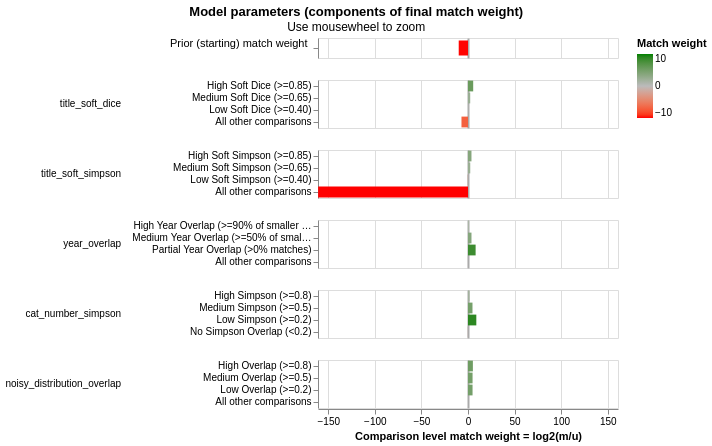

The code cell stored with this chart in its notebook:
### Code cell
linker.visualisations.match_weights_chart()

### Figure 1 — Vega-Lite specification as saved in the notebook (floating-point values rounded to 4 significant figures)
{"config": {"view": {"continuousWidth": 300, "continuousHeight": 300, "discreteHeight": 60, "discreteWidth": 400}, "header": {"title": null}, "mark": {"tooltip": null}, "title": {"anchor": "middle"}}, "vconcat": [{"mark": {"type": "bar", "clip": true, "height": 15}, "encoding": {"color": {"field": "log2_bayes_factor", "scale": {"domain": [-10, 0, 10], "interpolate": "lab", "range": ["red", "#bbbbbb", "green"]}, "title": "Match weight", "type": "quantitative"}, "tooltip": [{"field": "comparison_name", "title": "Comparison name", "type": "nominal"}, {"field": "probability_two_random_records_match", "format": ".4f", "title": "Probability two random records match", "type": "nominal"}, {"field": "log2_bayes_factor", "format": ",.4f", "title": "Equivalent match weight", "type": "quantitative"}, {"field": "bayes_factor_description", "title": "Match weight description", "type": "nominal"}], "x": {"axis": {"domain": false, "gridColor": {"condition": {"test": "abs(datum.value / 10)  <= 1 & datum.value % 10 === 0", "value": "#aaa"}, "value": "#ddd"}, "gridDash": {"condition": {"test": "abs(datum.value / 10) == 1", "value": [3]}, "value": null}, "gridWidth": {"condition": {"test": "abs(datum.value / 10)  <= 1 & datum.value % 10 === 0", "value": 2}, "value": 1}, "labels": false, "ticks": false, "title": ""}, "field": "log2_bayes_factor", "scale": {"domain": [-161, 161]}, "type": "quantitative"}, "y": {"axis": {"title": "Prior (starting) match weight", "titleAlign": "right", "titleAngle": 0, "titleFontWeight": "normal"}, "field": "label_for_charts", "sort": {"field": "comparison_vector_value", "order": "descending"}, "type": "nominal"}}, "height": 20, "transform": [{"filter": "(datum.comparison_name == 'probability_two_random_records_match')"}]}, {"mark": {"type": "bar", "clip": true}, "encoding": {"color": {"field": "log2_bayes_factor", "scale": {"domain": [-10, 0, 10], "interpolate": "lab", "range": ["red", "#bbbbbb", "green"]}, "title": "Match weight", "type": "quantitative"}, "row": {"field": "comparison_name", "header": {"labelAlign": "left", "labelAnchor": "middle", "labelAngle": 0}, "sort": {"field": "comparison_sort_order"}, "type": "nominal"}, "tooltip": [{"field": "comparison_name", "title": "Comparison name", "type": "nominal"}, {"field": "label_for_charts", "title": "Label", "type": "ordinal"}, {"field": "sql_condition", "title": "SQL condition", "type": "nominal"}, {"field": "m_probability", "format": ".10~g", "title": "M probability", "type": "quantitative"}, {"field": "u_probability", "format": ".10~g", "title": "U probability", "type": "quantitative"}, {"field": "bayes_factor", "format": ",.6f", "title": "Bayes factor = m/u", "type": "quantitative"}, {"field": "log2_bayes_factor", "format": ".4~g", "title": "Match weight = log2(m/u)", "type": "quantitative"}, {"field": "bayes_factor_description", "title": "Match weight description", "type": "nominal"}, {"field": "m_probability_description", "title": "m probability description", "type": "nominal"}, {"field": "u_probability_description", "title": "u probability description", "type": "nominal"}], "x": {"axis": {"gridColor": {"condition": {"test": "abs(datum.value / 10)  <= 1 & datum.value % 10 === 0", "value": "#aaa"}, "value": "#ddd"}, "gridDash": {"condition": {"test": "abs(datum.value / 10) == 1", "value": [3]}, "value": null}, "gridWidth": {"condition": {"test": "abs(datum.value / 10)  <= 1 & datum.value % 10 === 0", "value": 2}, "value": 1}, "title": "Comparison level match weight = log2(m/u)"}, "field": "log2_bayes_factor", "scale": {"domain": [-161, 161]}, "type": "quantitative"}, "y": {"axis": {"title": null}, "field": "label_for_charts", "sort": {"field": "comparison_vector_value", "order": "descending"}, "type": "nominal"}}, "height": {"step": 12}, "resolve": {"axis": {"y": "independent"}, "scale": {"y": "independent"}}, "transform": [{"filter": "(datum.comparison_name != 'probability_two_random_records_match')"}]}], "data": {"name": "data-11999f62121df8fb00f53615ccd192bb"}, "params": [{"name": "mouse_zoom", "select": {"type": "interval", "encodings": ["x"]}, "bind": "scales", "views": []}], "resolve": {"axis": {"y": "independent"}, "scale": {"y": "independent"}}, "title": {"text": "Model parameters (components of final match weight)", "subtitle": "Use mousewheel to zoom"}, "$schema": "https://vega.github.io/schema/vega-lite/v5.9.3.json", "datasets": {"data-11999f62121df8fb00f53615ccd192bb": [{"comparison_name": "probability_two_random_records_match", "sql_condition": null, "label_for_charts": "", "m_probability": null, "u_probability": null, "m_probability_description": null, "u_probability_description": null, "has_tf_adjustments": false, "tf_adjustment_column": null, "tf_adjustment_weight": null, "is_null_level": false, "bayes_factor": 0.001001, "log2_bayes_factor": -9.964, "comparison_vector_value": 0, "max_comparison_vector_value": 0, "bayes_factor_description": "The probability that two random records drawn at random match is 0.001 or one in  1,000.0 records.This is equivalent to a starting match weight of -9.964.", "probability_two_random_records_match": 0.001, "comparison_sort_order": -1}, {"comparison_name": "title_soft_dice", "sql_condition": "(\n        list_aggregate(\n            list_transform(categorical_title_l, x -> list_max(list_transform(categorical_title_r, y -> jaro_winkler_similarity(x, y)))),\n            'sum'\n        )\n     + \n        list_aggregate(\n            list_transform(categorical_title_r, y -> list_max(list_transform(categorical_title_l, x -> jaro_winkler_similarity(x, y)))),\n            'sum'\n        )\n    ) / (len(categorical_title_l) + len(categorical_title_r)) >= 0.85", "label_for_charts": "High Soft Dice (>=0.85)", "m_probability": 0.009548, "u_probability": 0.0002002, "m_probability_description": "Amongst matching record comparisons, 0.9548% of records (i.e. one in 105) are in the high soft dice (>=0.85) comparison level", "u_probability_description": "Amongst non-matching record comparisons, 0.02002% of records (i.e. one in 4,996) are in the high soft dice (>=0.85) comparison level", "has_tf_adjustments": false, "tf_adjustment_column": null, "tf_adjustment_weight": 1.0, "is_null_level": false, "bayes_factor": 47.7, "log2_bayes_factor": 5.576, "comparison_vector_value": 3, "max_comparison_vector_value": 3, "bayes_factor_description": "If comparison level is `high soft dice (>=0.85)` then comparison is 47.7 times more likely to be a match", "probability_two_random_records_match": 0.001, "comparison_sort_order": 0}, {"comparison_name": "title_soft_dice", "sql_condition": "(\n        list_aggregate(\n            list_transform(categorical_title_l, x -> list_max(list_transform(categorical_title_r, y -> jaro_winkler_similarity(x, y)))),\n            'sum'\n        )\n     + \n        list_aggregate(\n            list_transform(categorical_title_r, y -> list_max(list_transform(categorical_title_l, x -> jaro_winkler_similarity(x, y)))),\n            'sum'\n        )\n    ) / (len(categorical_title_l) + len(categorical_title_r)) >= 0.65", "label_for_charts": "Medium Soft Dice (>=0.65)", "m_probability": 0.02023, "u_probability": 0.003894, "m_probability_description": "Amongst matching record comparisons, 2.023% of records (i.e. one in 49.44) are in the medium soft dice (>=0.65) comparison level", "u_probability_description": "Amongst non-matching record comparisons, 0.3894% of records (i.e. one in 257) are in the medium soft dice (>=0.65) comparison level", "has_tf_adjustments": false, "tf_adjustment_column": null, "tf_adjustment_weight": 1.0, "is_null_level": false, "bayes_factor": 5.194, "log2_bayes_factor": 2.377, "comparison_vector_value": 2, "max_comparison_vector_value": 3, "bayes_factor_description": "If comparison level is `medium soft dice (>=0.65)` then comparison is 5.194 times more likely to be a match", "probability_two_random_records_match": 0.001, "comparison_sort_order": 0}, {"comparison_name": "title_soft_dice", "sql_condition": "(\n        list_aggregate(\n            list_transform(categorical_title_l, x -> list_max(list_transform(categorical_title_r, y -> jaro_winkler_similarity(x, y)))),\n            'sum'\n        )\n     + \n        list_aggregate(\n            list_transform(categorical_title_r, y -> list_max(list_transform(categorical_title_l, x -> jaro_winkler_similarity(x, y)))),\n            'sum'\n        )\n    ) / (len(categorical_title_l) + len(categorical_title_r)) >= 0.40", "label_for_charts": "Low Soft Dice (>=0.40)", "m_probability": 0.9636, "u_probability": 0.7379, "m_probability_description": "Amongst matching record comparisons, 96.36% of records (i.e. one in 1.038) are in the low soft dice (>=0.40) comparison level", "u_probability_description": "Amongst non-matching record comparisons, 73.79% of records (i.e. one in 1.355) are in the low soft dice (>=0.40) comparison level", "has_tf_adjustments": false, "tf_adjustment_column": null, "tf_adjustment_weight": 1.0, "is_null_level": false, "bayes_factor": 1.306, "log2_bayes_factor": 0.385, "comparison_vector_value": 1, "max_comparison_vector_value": 3, "bayes_factor_description": "If comparison level is `low soft dice (>=0.40)` then comparison is 1.306 times more likely to be a match", "probability_two_random_records_match": 0.001, "comparison_sort_order": 0}, {"comparison_name": "title_soft_dice", "sql_condition": "ELSE", "label_for_charts": "All other comparisons", "m_probability": 0.00201, "u_probability": 0.258, "m_probability_description": "Amongst matching record comparisons, 0.201% of records (i.e. one in 498) are in the all other comparisons comparison level", "u_probability_description": "Amongst non-matching record comparisons, 25.8% of records (i.e. one in 3.876) are in the all other comparisons comparison level", "has_tf_adjustments": false, "tf_adjustment_column": null, "tf_adjustment_weight": 1.0, "is_null_level": false, "bayes_factor": 0.007791, "log2_bayes_factor": -7.004, "comparison_vector_value": 0, "max_comparison_vector_value": 3, "bayes_factor_description": "If comparison level is `all other comparisons` then comparison is 128 times less likely to be a match", "probability_two_random_records_match": 0.001, "comparison_sort_order": 0}, {"comparison_name": "title_soft_simpson", "sql_condition": "(\n        list_aggregate(\n            list_transform(categorical_title_l, x -> list_max(list_transform(categorical_title_r, y -> jaro_winkler_similarity(x, y)))),\n            'sum'\n        )\n     + \n        list_aggregate(\n            list_transform(categorical_title_r, y -> list_max(list_transform(categorical_title_l, x -> jaro_winkler_similarity(x, y)))),\n            'sum'\n        )\n    ) / (2.0 * least(len(categorical_title_l), len(categorical_title_r))) >= 0.85", "label_for_charts": "High Soft Simpson (>=0.85)", "m_probability": 0.3236, "u_probability": 0.02448, "m_probability_description": "Amongst matching record comparisons, 32.36% of records (i.e. one in 3.09) are in the high soft simpson (>=0.85) comparison level", "u_probability_description": "Amongst non-matching record comparisons, 2.448% of records (i.e. one in 40.86) are in the high soft simpson (>=0.85) comparison level", "has_tf_adjustments": false, "tf_adjustment_column": null, "tf_adjustment_weight": 1.0, "is_null_level": false, "bayes_factor": 13.22, "log2_bayes_factor": 3.725, "comparison_vector_value": 3, "max_comparison_vector_value": 3, "bayes_factor_description": "If comparison level is `high soft simpson (>=0.85)` then comparison is 13.22 times more likely to be a match", "probability_two_random_records_match": 0.001, "comparison_sort_order": 1}, {"comparison_name": "title_soft_simpson", "sql_condition": "(\n        list_aggregate(\n            list_transform(categorical_title_l, x -> list_max(list_transform(categorical_title_r, y -> jaro_winkler_similarity(x, y)))),\n            'sum'\n        )\n     + \n        list_aggregate(\n            list_transform(categorical_title_r, y -> list_max(list_transform(categorical_title_l, x -> jaro_winkler_similarity(x, y)))),\n            'sum'\n        )\n    ) / (2.0 * least(len(categorical_title_l), len(categorical_title_r))) >= 0.65", "label_for_charts": "Medium Soft Simpson (>=0.65)", "m_probability": 0.2686, "u_probability": 0.0503, "m_probability_description": "Amongst matching record comparisons, 26.86% of records (i.e. one in 3.723) are in the medium soft simpson (>=0.65) comparison level", "u_probability_description": "Amongst non-matching record comparisons, 5.03% of records (i.e. one in 19.88) are in the medium soft simpson (>=0.65) comparison level", "has_tf_adjustments": false, "tf_adjustment_column": null, "tf_adjustment_weight": 1.0, "is_null_level": false, "bayes_factor": 5.34, "log2_bayes_factor": 2.417, "comparison_vector_value": 2, "max_comparison_vector_value": 3, "bayes_factor_description": "If comparison level is `medium soft simpson (>=0.65)` then comparison is 5.34 times more likely to be a match", "probability_two_random_records_match": 0.001, "comparison_sort_order": 1}, {"comparison_name": "title_soft_simpson", "sql_condition": "(\n        list_aggregate(\n            list_transform(categorical_title_l, x -> list_max(list_transform(categorical_title_r, y -> jaro_winkler_similarity(x, y)))),\n            'sum'\n        )\n     + \n        list_aggregate(\n            list_transform(categorical_title_r, y -> list_max(list_transform(categorical_title_l, x -> jaro_winkler_similarity(x, y)))),\n            'sum'\n        )\n    ) / (2.0 * least(len(categorical_title_l), len(categorical_title_r))) >= 0.40", "label_for_charts": "Low Soft Simpson (>=0.40)", "m_probability": 0.4078, "u_probability": 0.6799, "m_probability_description": "Amongst matching record comparisons, 40.78% of records (i.e. one in 2.452) are in the low soft simpson (>=0.40) comparison level", "u_probability_description": "Amongst non-matching record comparisons, 67.99% of records (i.e. one in 1.471) are in the low soft simpson (>=0.40) comparison level", "has_tf_adjustments": false, "tf_adjustment_column": null, "tf_adjustment_weight": 1.0, "is_null_level": false, "bayes_factor": 0.5998, "log2_bayes_factor": -0.7375, "comparison_vector_value": 1, "max_comparison_vector_value": 3, "bayes_factor_description": "If comparison level is `low soft simpson (>=0.40)` then comparison is 1.667 times less likely to be a match", "probability_two_random_records_match": 0.001, "comparison_sort_order": 1}, {"comparison_name": "title_soft_simpson", "sql_condition": "ELSE", "label_for_charts": "All other comparisons", "m_probability": 9.21e-50, "u_probability": 0.2453, "m_probability_description": "Amongst matching record comparisons, 9.21e-48% of records (i.e. one in 10,857,353,743,798,950,644,016,518,579,226,545,714,526,416,797,696) are in the all other comparisons comparison level", "u_probability_description": "Amongst non-matching record comparisons, 24.53% of records (i.e. one in 4.076) are in the all other comparisons comparison level", "has_tf_adjustments": false, "tf_adjustment_column": null, "tf_adjustment_weight": 1.0, "is_null_level": false, "bayes_factor": 3.755e-49, "log2_bayes_factor": -160.9, "comparison_vector_value": 0, "max_comparison_vector_value": 3, "bayes_factor_description": "If comparison level is `all other comparisons` then comparison is 2,663,420,188,619,908,640,982,870,559,817,634,688,253,491,675,136 times less likely to be a match", "probability_two_random_records_match": 0.001, "comparison_sort_order": 1}, {"comparison_name": "year_overlap", "sql_condition": "(len(list_intersect(year_options_l, year_options_r)) * 1.0) / least(len(year_options_l), len(year_options_r)) >= 0.90", "label_for_charts": "High Year Overlap (>=90% of smaller list matches)", "m_probability": 0.09296, "u_probability": 0.04178, "m_probability_description": "Amongst matching record comparisons, 9.296% of records (i.e. one in 10.76) are in the high year overlap (>=90% of smaller list matches) comparison level", "u_probability_description": "Amongst non-matching record comparisons, 4.178% of records (i.e. one in 23.93) are in the high year overlap (>=90% of smaller list matches) comparison level", "has_tf_adjustments": false, "tf_adjustment_column": null, "tf_adjustment_weight": 1.0, "is_null_level": false, "bayes_factor": 2.225, "log2_bayes_factor": 1.154, "comparison_vector_value": 3, "max_comparison_vector_value": 3, "bayes_factor_description": "If comparison level is `high year overlap (>=90% of smaller list matches)` then comparison is 2.225 times more likely to be a match", "probability_two_random_records_match": 0.001, "comparison_sort_order": 2}, {"comparison_name": "year_overlap", "sql_condition": "(len(list_intersect(year_options_l, year_options_r)) * 1.0) / least(len(year_options_l), len(year_options_r)) >= 0.50", "label_for_charts": "Medium Year Overlap (>=50% of smaller list matches)", "m_probability": 0.0302, "u_probability": 0.002258, "m_probability_description": "Amongst matching record comparisons, 3.02% of records (i.e. one in 33.11) are in the medium year overlap (>=50% of smaller list matches) comparison level", "u_probability_description": "Amongst non-matching record comparisons, 0.2258% of records (i.e. one in 443) are in the medium year overlap (>=50% of smaller list matches) comparison level", "has_tf_adjustments": false, "tf_adjustment_column": null, "tf_adjustment_weight": 1.0, "is_null_level": false, "bayes_factor": 13.38, "log2_bayes_factor": 3.742, "comparison_vector_value": 2, "max_comparison_vector_value": 3, "bayes_factor_description": "If comparison level is `medium year overlap (>=50% of smaller list matches)` then comparison is 13.38 times more likely to be a match", "probability_two_random_records_match": 0.001, "comparison_sort_order": 2}, {"comparison_name": "year_overlap", "sql_condition": "(len(list_intersect(year_options_l, year_options_r)) * 1.0) / least(len(year_options_l), len(year_options_r)) > 0.00", "label_for_charts": "Partial Year Overlap (>0% matches)", "m_probability": 0.02102, "u_probability": 7.296e-05, "m_probability_description": "Amongst matching record comparisons, 2.102% of records (i.e. one in 47.57) are in the partial year overlap (>0% matches) comparison level", "u_probability_description": "Amongst non-matching record comparisons, 0.007296% of records (i.e. one in 13,705) are in the partial year overlap (>0% matches) comparison level", "has_tf_adjustments": false, "tf_adjustment_column": null, "tf_adjustment_weight": 1.0, "is_null_level": false, "bayes_factor": 288.1, "log2_bayes_factor": 8.17, "comparison_vector_value": 1, "max_comparison_vector_value": 3, "bayes_factor_description": "If comparison level is `partial year overlap (>0% matches)` then comparison is 288 times more likely to be a match", "probability_two_random_records_match": 0.001, "comparison_sort_order": 2}, {"comparison_name": "year_overlap", "sql_condition": "ELSE", "label_for_charts": "All other comparisons", "m_probability": 0.8429, "u_probability": 0.9559, "m_probability_description": "Amongst matching record comparisons, 84.29% of records (i.e. one in 1.186) are in the all other comparisons comparison level", "u_probability_description": "Amongst non-matching record comparisons, 95.59% of records (i.e. one in 1.046) are in the all other comparisons comparison level", "has_tf_adjustments": false, "tf_adjustment_column": null, "tf_adjustment_weight": 1.0, "is_null_level": false, "bayes_factor": 0.8818, "log2_bayes_factor": -0.1815, "comparison_vector_value": 0, "max_comparison_vector_value": 3, "bayes_factor_description": "If comparison level is `all other comparisons` then comparison is 1.134 times less likely to be a match", "probability_two_random_records_match": 0.001, "comparison_sort_order": 2}, {"comparison_name": "cat_number_simpson", "sql_condition": "(len(list_intersect(categorical_number_l, categorical_number_r)) * 1.0) / NULLIF(least(len(categorical_number_l), len(categorical_number_r)), 0) >= 0.8", "label_for_charts": "High Simpson (>=0.8)", "m_probability": 0.2122, "u_probability": 0.06434, "m_probability_description": "Amongst matching record comparisons, 21.22% of records (i.e. one in 4.713) are in the high simpson (>=0.8) comparison level", "u_probability_description": "Amongst non-matching record comparisons, 6.434% of records (i.e. one in 15.54) are in the high simpson (>=0.8) comparison level", "has_tf_adjustments": false, "tf_adjustment_column": null, "tf_adjustment_weight": 1.0, "is_null_level": false, "bayes_factor": 3.298, "log2_bayes_factor": 1.722, "comparison_vector_value": 3, "max_comparison_vector_value": 3, "bayes_factor_description": "If comparison level is `high simpson (>=0.8)` then comparison is 3.298 times more likely to be a match", "probability_two_random_records_match": 0.001, "comparison_sort_order": 3}, {"comparison_name": "cat_number_simpson", "sql_condition": "(len(list_intersect(categorical_number_l, categorical_number_r)) * 1.0) / NULLIF(least(len(categorical_number_l), len(categorical_number_r)), 0) >= 0.5", "label_for_charts": "Medium Simpson (>=0.5)", "m_probability": 0.01544, "u_probability": 0.0005484, "m_probability_description": "Amongst matching record comparisons, 1.544% of records (i.e. one in 64.77) are in the medium simpson (>=0.5) comparison level", "u_probability_description": "Amongst non-matching record comparisons, 0.05484% of records (i.e. one in 1,823) are in the medium simpson (>=0.5) comparison level", "has_tf_adjustments": false, "tf_adjustment_column": null, "tf_adjustment_weight": 1.0, "is_null_level": false, "bayes_factor": 28.15, "log2_bayes_factor": 4.815, "comparison_vector_value": 2, "max_comparison_vector_value": 3, "bayes_factor_description": "If comparison level is `medium simpson (>=0.5)` then comparison is 28.15 times more likely to be a match", "probability_two_random_records_match": 0.001, "comparison_sort_order": 3}, {"comparison_name": "cat_number_simpson", "sql_condition": "(len(list_intersect(categorical_number_l, categorical_number_r)) * 1.0) / NULLIF(least(len(categorical_number_l), len(categorical_number_r)), 0) >= 0.2", "label_for_charts": "Low Simpson (>=0.2)", "m_probability": 0.02702, "u_probability": 5.544e-05, "m_probability_description": "Amongst matching record comparisons, 2.702% of records (i.e. one in 37.01) are in the low simpson (>=0.2) comparison level", "u_probability_description": "Amongst non-matching record comparisons, 0.005544% of records (i.e. one in 18,038) are in the low simpson (>=0.2) comparison level", "has_tf_adjustments": false, "tf_adjustment_column": null, "tf_adjustment_weight": 1.0, "is_null_level": false, "bayes_factor": 487.4, "log2_bayes_factor": 8.929, "comparison_vector_value": 1, "max_comparison_vector_value": 3, "bayes_factor_description": "If comparison level is `low simpson (>=0.2)` then comparison is 487 times more likely to be a match", "probability_two_random_records_match": 0.001, "comparison_sort_order": 3}, {"comparison_name": "cat_number_simpson", "sql_condition": "(len(list_intersect(categorical_number_l, categorical_number_r)) * 1.0) / NULLIF(least(len(categorical_number_l), len(categorical_number_r)), 0) < 0.2", "label_for_charts": "No Simpson Overlap (<0.2)", "m_probability": 0.6613, "u_probability": 0.9351, "m_probability_description": "Amongst matching record comparisons, 66.13% of records (i.e. one in 1.512) are in the no simpson overlap (<0.2) comparison level", "u_probability_description": "Amongst non-matching record comparisons, 93.51% of records (i.e. one in 1.069) are in the no simpson overlap (<0.2) comparison level", "has_tf_adjustments": false, "tf_adjustment_column": null, "tf_adjustment_weight": 1.0, "is_null_level": false, "bayes_factor": 0.7072, "log2_bayes_factor": -0.4997, "comparison_vector_value": 0, "max_comparison_vector_value": 3, "bayes_factor_description": "If comparison level is `no simpson overlap (<0.2)` then comparison is 1.414 times less likely to be a match", "probability_two_random_records_match": 0.001, "comparison_sort_order": 3}, {"comparison_name": "noisy_distribution_overlap", "sql_condition": "\n        CASE\n            WHEN (least(numerical_noisy_max_l, numerical_noisy_max_r) - greatest(numerical_noisy_min_l, numerical_noisy_min_r)) <= 0 THEN 0.0\n            ELSE\n                (least(numerical_noisy_max_l, numerical_noisy_max_r) - greatest(numerical_noisy_min_l, numerical_noisy_min_r)) * 1.0 /\n                NULLIF((greatest(numerical_noisy_max_l, numerical_noisy_max_r) - least(numerical_noisy_min_l, numerical_noisy_min_r)), 0)\n        END\n     >= 0.8", "label_for_charts": "High Overlap (>=0.8)", "m_probability": 0.0007307, "u_probability": 1.937e-05, "m_probability_description": "Amongst matching record comparisons, 0.07307% of records (i.e. one in 1,368) are in the high overlap (>=0.8) comparison level", "u_probability_description": "Amongst non-matching record comparisons, 0.001937% of records (i.e. one in 51,628) are in the high overlap (>=0.8) comparison level", "has_tf_adjustments": false, "tf_adjustment_column": null, "tf_adjustment_weight": 1.0, "is_null_level": false, "bayes_factor": 37.73, "log2_bayes_factor": 5.237, "comparison_vector_value": 3, "max_comparison_vector_value": 3, "bayes_factor_description": "If comparison level is `high overlap (>=0.8)` then comparison is 37.73 times more likely to be a match", "probability_two_random_records_match": 0.001, "comparison_sort_order": 4}, {"comparison_name": "noisy_distribution_overlap", "sql_condition": "\n        CASE\n            WHEN (least(numerical_noisy_max_l, numerical_noisy_max_r) - greatest(numerical_noisy_min_l, numerical_noisy_min_r)) <= 0 THEN 0.0\n            ELSE\n                (least(numerical_noisy_max_l, numerical_noisy_max_r) - greatest(numerical_noisy_min_l, numerical_noisy_min_r)) * 1.0 /\n                NULLIF((greatest(numerical_noisy_max_l, numerical_noisy_max_r) - least(numerical_noisy_min_l, numerical_noisy_min_r)), 0)\n        END\n     >= 0.5", "label_for_charts": "Medium Overlap (>=0.5)", "m_probability": 0.003812, "u_probability": 0.0001278, "m_probability_description": "Amongst matching record comparisons, 0.3812% of records (i.e. one in 262) are in the medium overlap (>=0.5) comparison level", "u_probability_description": "Amongst non-matching record comparisons, 0.01278% of records (i.e. one in 7,825) are in the medium overlap (>=0.5) comparison level", "has_tf_adjustments": false, "tf_adjustment_column": null, "tf_adjustment_weight": 1.0, "is_null_level": false, "bayes_factor": 29.83, "log2_bayes_factor": 4.899, "comparison_vector_value": 2, "max_comparison_vector_value": 3, "bayes_factor_description": "If comparison level is `medium overlap (>=0.5)` then comparison is 29.83 times more likely to be a match", "probability_two_random_records_match": 0.001, "comparison_sort_order": 4}, {"comparison_name": "noisy_distribution_overlap", "sql_condition": "\n        CASE\n            WHEN (least(numerical_noisy_max_l, numerical_noisy_max_r) - greatest(numerical_noisy_min_l, numerical_noisy_min_r)) <= 0 THEN 0.0\n            ELSE\n                (least(numerical_noisy_max_l, numerical_noisy_max_r) - greatest(numerical_noisy_min_l, numerical_noisy_min_r)) * 1.0 /\n                NULLIF((greatest(numerical_noisy_max_l, numerical_noisy_max_r) - least(numerical_noisy_min_l, numerical_noisy_min_r)), 0)\n        END\n     >= 0.2", "label_for_charts": "Low Overlap (>=0.2)", "m_probability": 0.01131, "u_probability": 0.0003839, "m_probability_description": "Amongst matching record comparisons, 1.131% of records (i.e. one in 88.45) are in the low overlap (>=0.2) comparison level", "u_probability_description": "Amongst non-matching record comparisons, 0.03839% of records (i.e. one in 2,605) are in the low overlap (>=0.2) comparison level", "has_tf_adjustments": false, "tf_adjustment_column": null, "tf_adjustment_weight": 1.0, "is_null_level": false, "bayes_factor": 29.45, "log2_bayes_factor": 4.88, "comparison_vector_value": 1, "max_comparison_vector_value": 3, "bayes_factor_description": "If comparison level is `low overlap (>=0.2)` then comparison is 29.45 times more likely to be a match", "probability_two_random_records_match": 0.001, "comparison_sort_order": 4}, {"comparison_name": "noisy_distribution_overlap", "sql_condition": "ELSE", "label_for_charts": "All other comparisons", "m_probability": 0.9847, "u_probability": 0.9995, "m_probability_description": "Amongst matching record comparisons, 98.47% of records (i.e. one in 1.016) are in the all other comparisons comparison level", "u_probability_description": "Amongst non-matching record comparisons, 99.95% of records (i.e. one in 1.001) are in the all other comparisons comparison level", "has_tf_adjustments": false, "tf_adjustment_column": null, "tf_adjustment_weight": 1.0, "is_null_level": false, "bayes_factor": 0.9852, "log2_bayes_factor": -0.02151, "comparison_vector_value": 0, "max_comparison_vector_value": 3, "bayes_factor_description": "If comparison level is `all other comparisons` then comparison is 1.015 times less likely to be a match", "probability_two_random_records_match": 0.001, "comparison_sort_order": 4}]}}
